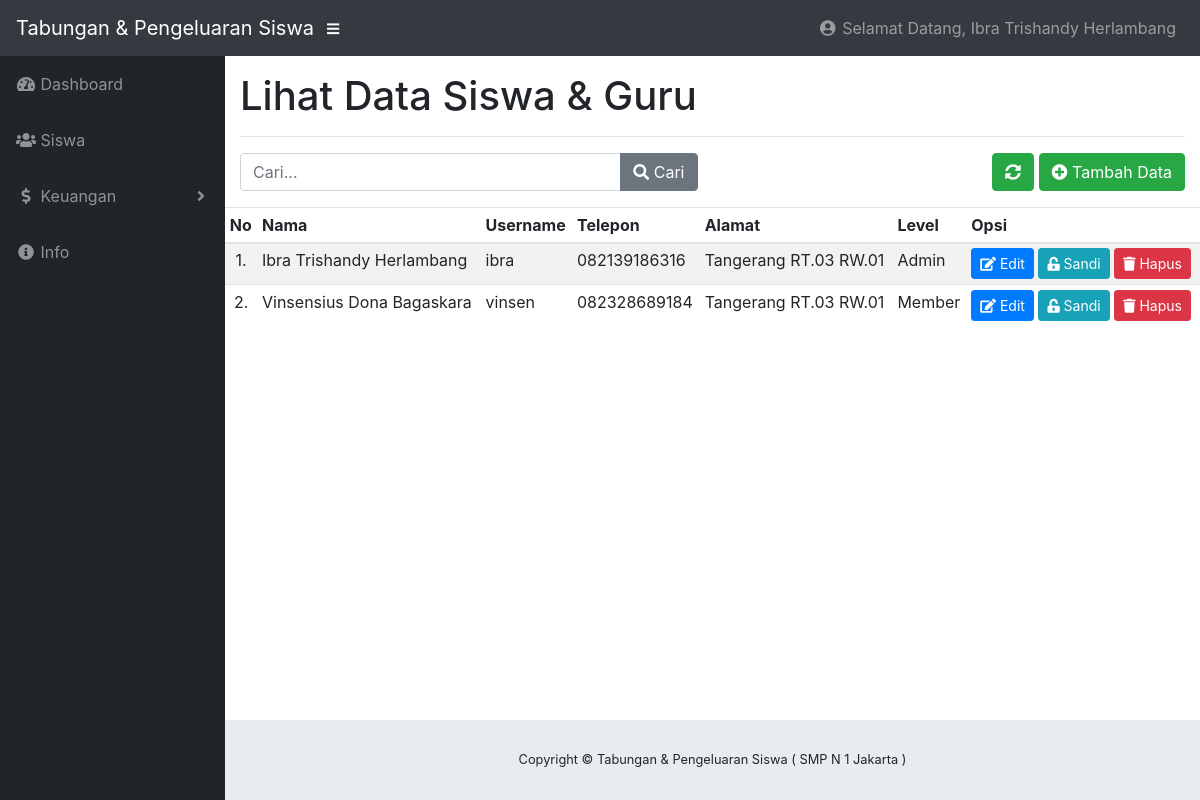
Screenshot of /index.php?page=pengguna (signed in) with the database file from the repository.
### tables this page shows
CREATE TABLE `user` (
  `kode` varchar(255) NOT NULL,
  `nama` varchar(60) NOT NULL,
  `username` varchar(60) NOT NULL,
  `password` varchar(255) NOT NULL,
  `telepon` bigint(20) NOT NULL,
  `alamat` text NOT NULL,
  `level` enum('Admin','Member') NOT NULL
);

### pages/pengguna/lihatdata.php (the view, shortened to what this page needs)
<?php if(@$_SESSION['admin']){ $query = $conn->query("SELECT * FROM user ORDER BY level ASC");    ?>
<h1>Lihat Data Siswa & Guru</h1>
<hr>
<div class="row">
    <div class="col-sm-6 mb-3">
        <form action="" method="post">
            <div class="input-group">
                <input type="text" name="kunci" placeholder="Cari..." autocomplete="off" class="form-control">
                <div class="input-group-append">
                    <button type="submit" name="cari" class="btn btn-secondary"><i class="fa fa-search"></i> Cari</button>
                </div>
            </div>
        </form>
    </div>
    <div class="col-sm-6 text-right mb-3">
        <button onclick="window.location.href='?page=pengguna'" class="btn btn-success"><i class="fa fa-sync-alt"></i> </button>
        <a href="?page=pengguna&action=tambah" class="btn btn-success"><i class="fa fa-plus-circle"></i> Tambah Data</a>
    </div>
</div>
<div class="row tabelku">
<table class="table table-striped table-sm">
	<thead>
		<tr>
            <th>No</th>
            <th>Nama</th>
            <th>Username</th>
            <th>Telepon</th>
            <th>Alamat</th>
            <th>Level</th>
            <th>Opsi</th>
		</tr>
    </thead>
	<tbody>
        <?php
        $cekKolom = $query->rowCount();
         if($cekKolom < 1){
        ?>
            <tr>
                <td colspan="7"><center>Data Tidak Ada!.</center></td>
            </tr>
        <?php
            }else {
                $no = 1;
            while($result = $query->fetch(PDO::FETCH_OBJ)):
        ?>
    <tr>
        <td align="center"><?= $no++  ?>.</td>
        <td><?= $result->nama ?></td>
        <td><?= $result->username ?></td>
        <td>0<?= $result->telepon ?></td>
        <td><?= $result->alamat ?></td>
        <td><?= $result->level ?></td>
        <td>
            <a href="?page=pengguna&action=edit&id=<?= $result->kode ?>" class="btn btn-sm btn-primary">
                <span class="fa fa-edit"></span> Edit
            </a>
            <a href="?page=pengguna&action=sandi&id=<?= $result->kode ?>" class="btn btn-sm btn-info">
                <span class="fa fa-unlock-alt"></span> Sandi
            </a>
            <a onclick="return confirm('Yakin ingin menghapus data');" href="?page=pengguna&action=hapus&id=<?= $result->kode ?>" class="btn btn-sm btn-danger">
                <span class="fa fa-trash"></span> Hapus
            </a>
        </td>
    </tr>
            <?php  endwhile; }  ?>
    </tbody>
</table>
</div>
<?php
        } else {
            include "pages/404.php";
        }
?>

### index.php (shortened to what this page needs)
<?php
  include "__+config/koneksi.php";
  if(@$_SESSION['admin'] || @$_SESSION['member']){
?>
<!DOCTYPE html>
<html lang="en">
  <head>
    <link href="vendor/bootstrap/css/bootstrap.min.css" rel="stylesheet">
    <link href="vendor/fontawesome-free/css/all.min.css" rel="stylesheet" type="text/css">
    <link href="vendor/datatables/dataTables.bootstrap4.css" rel="stylesheet">
    <link href="css/sb-admin.css" rel="stylesheet">
    <link href="css/mycss.css" rel="stylesheet">
  </head>
  <body id="page-top">
    <nav class="navbar navbar-expand navbar-dark bg-dark static-top">
      <a class="navbar-brand mr-1" href="index.php">Tabungan & Pengeluaran Siswa</a>
      <button class="btn btn-link btn-sm text-white order-1 order-sm-0" id="sidebarToggle" href="#">
        <i class="fas fa-bars"></i>
      </button>
      <?php
        if(@$_SESSION['admin']){
          $userLogin = @$_SESSION['admin'];
        }else {
          $userLogin = @$_SESSION['member'];
        }
        try{
          $result = $conn->query("SELECT * FROM user WHERE kode = '$userLogin'");
          $namaUser = $result->fetch(PDO::FETCH_OBJ);
        }catch(Exception $e){
          echo $e->getMessage();
        }
      ?>
      <ul class="navbar-nav ml-auto ml-md-0">
        <li class="nav-item dropdown no-arrow">
          <a class="nav-link dropdown-toggle" href="#" id="userDropdown" role="button" data-toggle="dropdown" aria-haspopup="true" aria-expanded="false">
            <i class="fas fa-user-circle fa-fw"></i> Selamat Datang, <?= $namaUser->nama ?>
          </a>
        </li>
      </ul>
    </nav>
    <div id="wrapper">
      <ul class="sidebar navbar-nav">
        <li class="nav-item dropdown">
          <a class="nav-link" href="index.php">
            <i class="fas fa-fw fa-tachometer-alt"></i>
            <span>Dashboard</span>
          </a>
        </li>
        <?php if(@$_SESSION['admin']) {?>
        <li class="nav-item">
          <a class="nav-link" href="?page=pengguna">
            <i class="fas fa-fw fa-users"></i>
            <span>Siswa</span></a>
        </li>
          <?php } ?>
          <li class="nav-item dropdown">
          <a class="nav-link dropdown-toggle" href="#" id="pagesDropdown" role="button" data-toggle="dropdown" aria-haspopup="true" aria-expanded="false">
            <i class="fas fa-fw fa-dollar-sign"></i> <span>Keuangan</span>
          </a>
        </li>
        <li class="nav-item">
          <a class="nav-link" href="?page=info">
            <i class="fas fa-fw fa-info-circle"></i>
            <span>Info</span></a>
        </li>
      </ul>
      <div id="content-wrapper">
        <div class="container-fluid">
          <?php
            $page = strtolower(@$_GET['page']);
            $action = strtolower(@$_GET['action']);
            if($page == ""){
              include "pages/dashboard/dashboard.php";
            }else if($page == "pengguna"){
              if ($action == ""){
                include "pages/pengguna/lihatdata.php";
              }else if($action == "tambah"){
                include "pages/pengguna/tambah.php";
              }else if($action == "edit"){
                include "pages/pengguna/edit.php";
              }else if($action == "hapus"){
                include "pages/pengguna/hapus.php";
              }else if($action == "sandi"){
                include "pages/pengguna/sandi.php";
              }else if($action == "pengaturan"){
                include "pages/pengguna/pengaturan.php";
              }else {
                include "pages/404.php";
              }
            }else if($page == "keuangan"){
              if($action == ""){
                include "pages/keuangan/lihatdatapemasukan.php";
              }else if($action == "tambah"){
                  include "pages/keuangan/tambah.php";
              }else if($action == "pengeluaran"){
                include "pages/keuangan/lihatdatapengeluaran.php";
              }else if($action == "edit"){
                include "pages/keuangan/edit.php";
              }else if($action == "hapus"){
                include "pages/keuangan/hapus.php";
              } else {
                include "pages/404.php";
              }
            }else if($page == "keuangananggota"){
              if($action == ""){
                include "pages/keuangan/anggota/tambah.php";
              }else if($action == "hapus"){
                include "pages/keuangan/anggota/hapus.php";
              } else {
                include "pages/404.php";
              }
            }else if($page == "keuangananggotadetail"){
              if($action == ""){
                include "pages/keuangan/anggota/detail.php";
              }else {
                include "pages/404.php";
              }
            }else if($page == "laporankeuangan"){
              if($action == "laporankeuanganpribadi"){
                include "pages/laporan/laporankeuanganpribadi.php";
              }else {
                include "pages/404.php";
              }
            }else if($page == "smk3"){
              if($action == ""){
                include "pages/sekolah/smk3.php";
              }else {
                include "pages/404.php";
              }
            }
          ?>
        </div>
        <footer class="sticky-footer">
          <div class="container my-auto">
            <div class="copyright text-center my-auto">
              <span>Copyright © Tabungan & Pengeluaran Siswa ( SMP N 1 Jakarta )</span>
            </div>
          </div>
        </footer>
      </div>
    </div>
  </body>
</html>
<?php
  } else {
    header("location:login.php");
  }
?>

### css/sb-admin.css (style rules this page uses)
html { position: relative; min-height: 100%; }
body { height: 100%; }
#wrapper { display: -webkit-box; display: -ms-flexbox; display: flex; }
#wrapper #content-wrapper { overflow-x: hidden; width: 100%; padding-top: 1rem; padding-bottom: 80px; }
.navbar-nav .nav-item.dropdown .dropdown-toggle::after { width: 1rem; text-align: center; float: right; vertical-align: 0; border: 0; font-weight: 900; content: '\f105'; font-family: 'Font Awesome 5 Free'; }
.navbar-nav .nav-item.dropdown.no-arrow .dropdown-toggle::after { display: none; }
.sidebar { width: 90px !important; background-color: #212529; min-height: calc(100vh - 56px); }
.sidebar .nav-item:last-child { margin-bottom: 1rem; }
.sidebar .nav-item .nav-link { text-align: center; padding: 0.75rem 1rem; width: 90px; }
.sidebar .nav-item .nav-link span { font-size: 0.65rem; display: block; }
.sidebar .nav-item.dropdown .dropdown-toggle::after { display: none; }
.sidebar .nav-item .nav-link { color: rgba(255, 255, 255, 0.5); }
@media (min-width: 768px) { .sidebar { width: 225px !important; } }
@media (min-width: 768px) { .sidebar .nav-item .nav-link { display: block; width: 100%; text-align: left; padding: 1rem; width: 225px; } }
@media (min-width: 768px) { .sidebar .nav-item .nav-link span { font-size: 1rem; display: inline; } }
@media (min-width: 768px) { .sidebar .nav-item.dropdown .dropdown-toggle::after { display: block; } }
:root { --input-padding-x: 0.75rem; --input-padding-y: 0.75rem; }
footer.sticky-footer { display: -webkit-box; display: -ms-flexbox; display: flex; position: absolute; right: 0; bottom: 0; width: calc(100% - 90px); height: 80px; background-color: #e9ecef; }
footer.sticky-footer .copyright { line-height: 1; font-size: 0.8rem; }
@media (min-width: 768px) { footer.sticky-footer { width: calc(100% - 225px); } }

### css/mycss.css (style rules this page uses)
.tabelku { overflow: auto; display: block; }

### rows the page displays
user: nama "Ibra Trishandy Herlambang", username "ibra", telepon "82139186316", alamat "Tangerang RT.03 RW.01", level "Admin"
user: nama "Vinsensius Dona Bagaskara", username "vinsen", telepon "82328689184", alamat "Tangerang RT.03 RW.01", level "Member"
